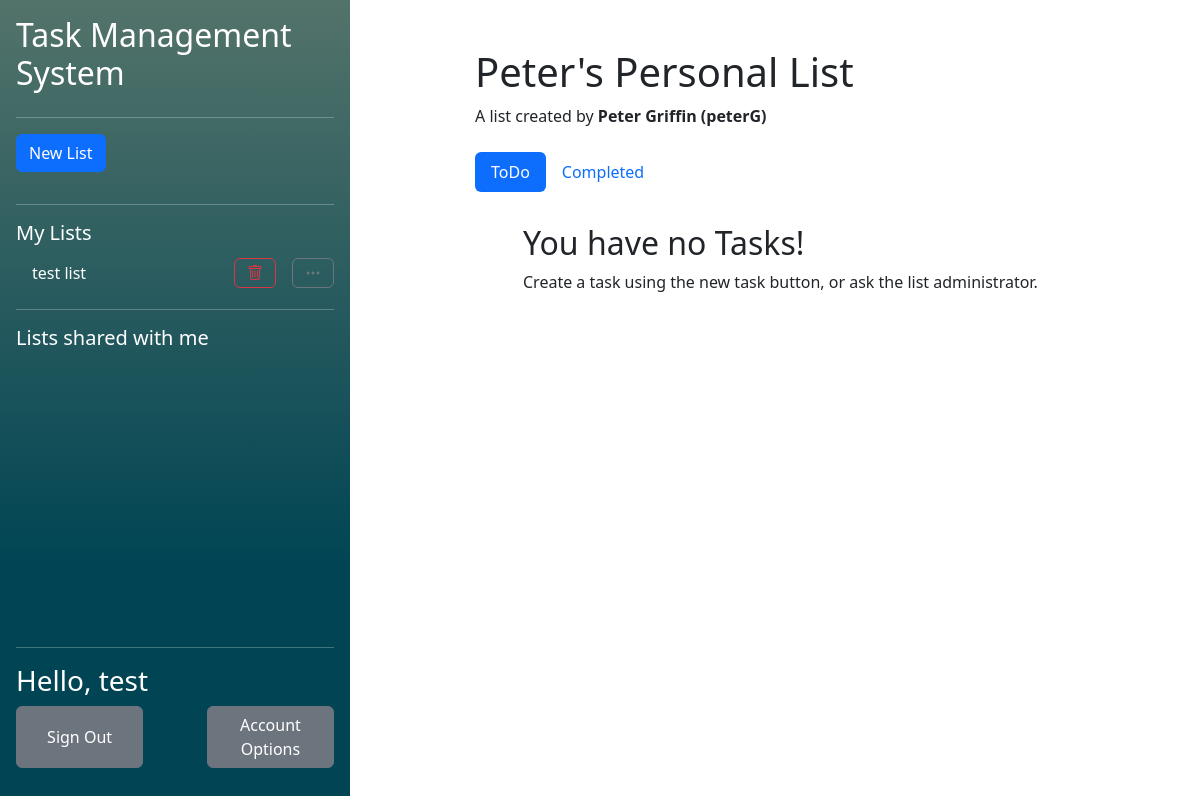
Page /php/index.php?listid=1 (signed in) on the earlier database version.
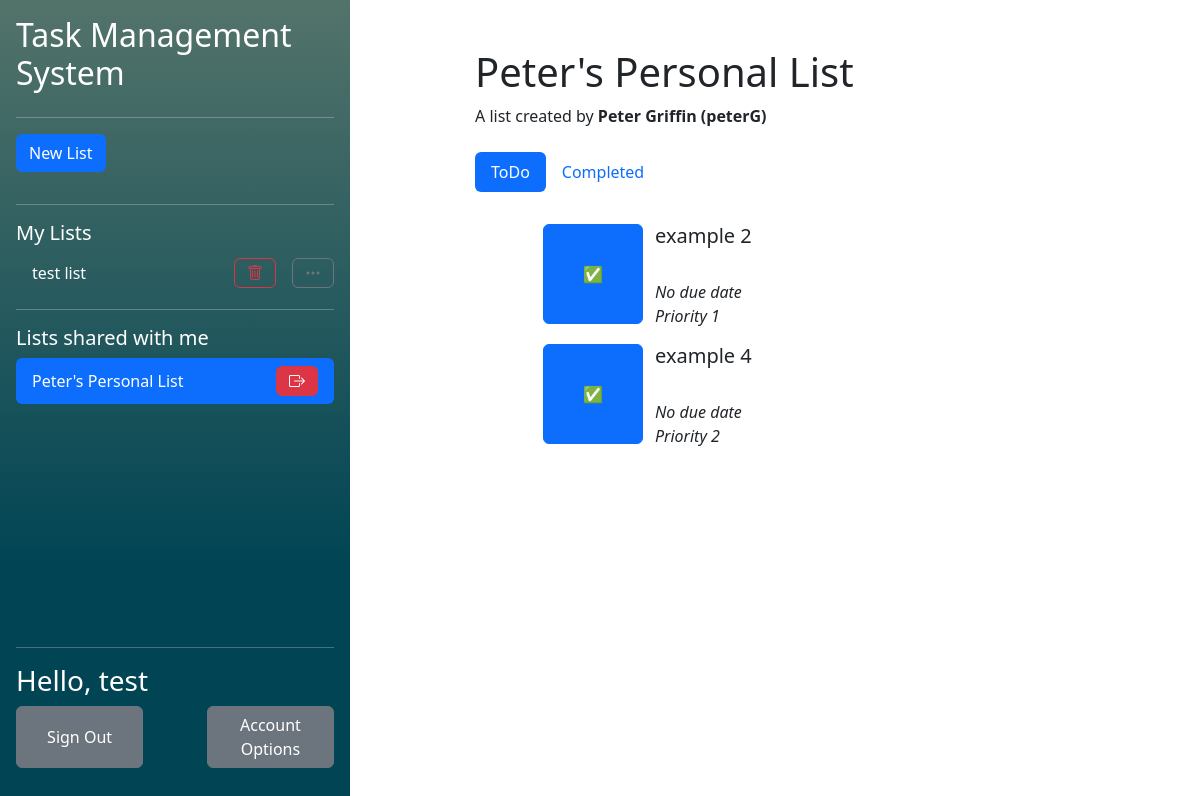
Same page on the later database version.
### tables this page shows
CREATE TABLE "UserLists" (
	"user_id"	TEXT,
	"list_id"	TEXT,
	"collaborator"	INTEGER,
	"observer"	INTEGER,
	PRIMARY KEY("user_id","list_id"),
	FOREIGN KEY("user_id") REFERENCES "Users"("user_id") ON DELETE CASCADE ON UPDATE CASCADE,
	FOREIGN KEY("list_id") REFERENCES "Lists"("list_id") ON DELETE CASCADE ON UPDATE CASCADE
);

CREATE TABLE "Lists"
(
    list_id        INTEGER not null
        primary key autoincrement,
    list_name      TEXT    not null,
    list_completed REAL    not null
);

CREATE TABLE "Tasks" (
	"task_id"	INTEGER NOT NULL,
	"task_name"	TEXT NOT NULL,
	"task_completed"	INTEGER NOT NULL,
	"list_id"	INTEGER NOT NULL,
	"order_in_list"	INTEGER NOT NULL,
	"assigned_collaborator_id"	INTEGER,
	"task_due_date"	INTEGER,
	"task_priority"	INTEGER,
	FOREIGN KEY("assigned_collaborator_id") REFERENCES "Users"("user_id"),
	FOREIGN KEY("list_id") REFERENCES "Lists"("list_id") ON DELETE CASCADE,
	PRIMARY KEY("task_id" AUTOINCREMENT)
);

### php/functions/DatabaseFunctions.php (called while the page is built, shortened)
<?php
function getUIDFromCreds(){
    $db = new SQLite3("../db/database.db");
    $SQL = "SELECT user_id FROM Users WHERE password_hash = :creds";
    $stmt = $db->prepare($SQL);
    $stmt->bindValue(":creds", $_SESSION['credentials'], SQLITE3_TEXT);
    $result = $stmt->execute();
    while($row = $result->fetchArray()){
        $resultArray [] = $row;
    }
    return $resultArray[0]['user_id'];
}
function getOwnedListsForCurrentUser(){
    $uid = getUIDFromCreds();
    $db = new SQLite3("../db/database.db");
    $SQL = "SELECT list_id FROM  UserLists WHERE user_id = :uid AND collaborator = 0 AND observer = 0";
    $stmt = $db->prepare($SQL);
    $stmt->bindValue(":uid", $uid, SQLITE3_TEXT);
    $result = $stmt->execute();
    while($row = $result->fetchArray()){
        $resultArray [] = $row;
    }
    return $resultArray;
}
function getCollabListsForCurrentUser(){
    $uid = getUIDFromCreds();
    $db = new SQLite3("../db/database.db");
    $SQL = "SELECT list_id FROM  UserLists WHERE user_id = :uid AND collaborator = 1 AND observer = 0";
    $stmt = $db->prepare($SQL);
    $stmt->bindValue(":uid", $uid, SQLITE3_TEXT);
    $result = $stmt->execute();
    while($row = $result->fetchArray()){
        $resultArray [] = $row;
    }
    if (!isset($resultArray)){
        return null;
    }
    return $resultArray;
}
function getListNameFromID($listID){
    $db = new SQLite3("../db/database.db");
    $SQL = "SELECT list_name FROM Lists WHERE list_id = :lid";
    $stmt = $db->prepare($SQL);
    $stmt->bindValue(":lid", $listID, SQLITE3_TEXT);
    $result = $stmt->execute();
    while($row = $result->fetchArray()){
        $resultArray [] = $row;
    }
    return $resultArray;
}
function getListOwnerName($listid){
    $db = new SQLite3("../db/database.db");
    $SQL = 'SELECT Users.first_name || " " || Users.last_name  || " (" || Users.user_name || ")" AS "list_owner", UserLists.user_id FROM UserLists INNER JOIN Users on Users.user_id = UserLists.user_id WHERE list_id = :listid AND observer = 0 AND collaborator = 0';
    $stmt = $db->prepare($SQL);
    $stmt->bindValue(":listid", $listid, SQLITE3_TEXT);
    $result = $stmt->execute();
    while($row = $result->fetchArray()){
        $resultArray [] = $row;
    }
    return $resultArray[0]['list_owner'];
}
?>

### php/functions/TaskFunctions.php (called while the page is built, shortened)
<?php
function checkUserListAccess($listID, $userID)
{
    if (!isset($resultArray)) {
        return false;
    }
}
function checkCollabListAccess($listID, $userID)
{
    $db = new SQLite3("../db/database.db");
    $SQL = "SELECT list_id FROM  UserLists WHERE user_id = :uid AND list_id = :lid AND observer = 0 AND collaborator = 1";
    $stmt = $db->prepare($SQL);
    $stmt->bindValue(":lid", $listID, SQLITE3_INTEGER);
    $stmt->bindValue(":uid", $userID, SQLITE3_INTEGER);
    $result = $stmt->execute();
    while($row = $result->fetchArray()){
        $resultArray [] = $row;
    }
    if (!isset($resultArray)) {
        return false;
    }
    if ($listID == $resultArray[0]["list_id"]){
        return true;
    }
}
function getUncompletedTasksFromList($listID){
    $userID = getUIDFromCreds();
    if(!checkUserListAccess($listID, $userID) AND !checkCollabListAccess($listID, $userID)){
        return false;
    }
    $db = new SQLite3("../db/database.db");
    $SQL = "SELECT * FROM Tasks WHERE list_id = :lid AND task_completed = 0 ORDER BY order_in_list ";
    $stmt = $db->prepare($SQL);
    $stmt->bindValue(":lid", $listID, SQLITE3_INTEGER);
    $result = $stmt->execute();
    while($row = $result->fetchArray()){
        $resultArray [] = $row;
    }
    if(isset($resultArray)){
        return $resultArray;
    }
    return null;
}
?>

### php/components/TaskList.php (the view, shortened to what the changed rows need)
<?php require 'components/NewTaskPopup.php';
$listid = isset($_GET['listid']) ? $_GET['listid'] : false;
?>
<h1>
    <?php if (getListNameFromID($listid) != false) echo getListNameFromID($listid)[0]['list_name']?>
</h1>
<?php if ($listid != false):?>
<?php if(checkUserListAccess(htmlspecialchars($listid), getUIDFromCreds())): ?>
<button type="button" class="btn btn-primary" data-bs-toggle="modal" data-bs-target="#NewTaskModal">
    New Task
</button>
<?php else: ?>
A list created by <b><?php echo getListOwnerName($listid)?></b>
<?php endif;?>
<br/><br/>
<div class="tab-content" id="pills-tabContent">
    <div class="tab-pane fade show active" id="pills-todo" role="tabpanel" aria-labelledby="pills-todo-tab" tabindex="0">
        <div class="p-3">
            <ol>
                <?php
                if (getUncompletedTasksFromList($listid) != null):
                foreach (getUncompletedTasksFromList($listid) as $item):?>
                    <ul>
                        <form class="" action="<?php echo htmlspecialchars($_SERVER["PHP_SELF"])."?taskid=".$item['task_id']."&type=complete&listid=".$listid;?>" method="post">
                            <div class="row">
                                <button class='btn btn-primary col' style="flex: none; width: 10%; min-width: 100px; height: 10%; min-height: 100px;" type='submit' name=<?php echo $item['task_id']?>>✅</button>
                                <div class="col">
                                    <h5><?php echo $item['task_name']?></h5>
                                    <br/>
                                    <i><?php if(isset($item['task_due_date'])){
                                            echo "Due ".$item['task_due_date'];
                                        } else {
                                            echo 'No due date';
                                        }?></i> <br/>
                                    <i><?php if(($item['task_priority']) != 0){
                                            echo 'Priority '.$item['task_priority'];
                                        } else {
                                            echo 'No priority';
                                        }?></i>
                                </div>
                            </div>
                        </form>
                    </ul>
                <?php endforeach;
                else:?>
                <h2>You have no Tasks!</h2>
                Create a task using the new task button, or ask the list administrator.
                <?php endif;?>
            </ol>
        </div>
    </div>
</div>
<?php else: ?>
<h1>No List selected!</h1>
Create or select a list using the sidebar!
<?php endif;?>

### php/components/ListList.php (shortened to what the changed rows need)
<?php $ListIDInURL = isset($_GET['listid']) ? $_GET['listid'] : false;?>
<ul class="nav nav-pills flex-column mb-auto overflow-y-auto">
    <?php
        foreach (getOwnedListsForCurrentUser() as $listID):
            if($listID[0] == $ListIDInURL):?>
                <li class="hstack gap-3 nav-link active text-white">
                    <div class="">
                        <?php echo getListNameFromID($listID[0])[0][0]?>
                    </div>
                    <button class="btn btn-danger ms-auto" onclick="location.href='listAction.php?action=delete&listid=<?php echo $ListIDInURL?>'"><i class="bi bi-trash"></i></button>
                    <button class="btn btn-secondary"  onclick="location.href='modifyList.php?listid=<?php echo $ListIDInURL?>'"><i class="bi bi-three-dots"></i></button>
                </li>
            <?php else:?>
                <li class="hstack gap-3">
                    <div class="nav-link text-white">
                        <a class="navbarList" href="<?php echo "index.php?listid=$listID[0]"?>">
                            <?php echo getListNameFromID($listID[0])[0][0]?>
                        </a>
                    </div>
                    <button class="btn btn-outline-danger ms-auto" onclick="location.href='listAction.php?action=delete&listid=<?php echo $ListIDInURL?>'"><i class="bi bi-trash"></i></button>
                    <button class="btn btn-outline-secondary" onclick="location.href='modifyList.php?listid=<?php echo $ListIDInURL?>'"><i class="bi bi-three-dots"></i></button>
                </li>
            <?php endif;?>
    <?php endforeach;?>
    <?php
    foreach (getCollabListsForCurrentUser() as $listID):
        if($listID[0] == $ListIDInURL):?>
            <li class="hstack gap-3 nav-link active text-white">
                <div class="">
                    <?php echo getListNameFromID($listID[0])[0][0]?>
                </div>
                <button class="btn btn-danger ms-auto" onclick="location.href='listAction.php?action=leave&listid=<?php echo $ListIDInURL?>'"><i class="bi bi-box-arrow-right"></i></button>
            </li>
        <?php endif;?>
    <?php endforeach;?>
</ul>

Differences in the rows shown:
added userlists: list.list_name "Peter's Personal List", shown under "Lists shared with me"
now on this page (row unchanged): tasks: task_name "example 2", shows "No due date", task_priority "1"
now on this page (row unchanged): tasks: task_name "example 4", shows "No due date", task_priority "2"
Other differences:
text no longer shown: "You have no Tasks! Create a task using the new task button, or ask the list administrator."
